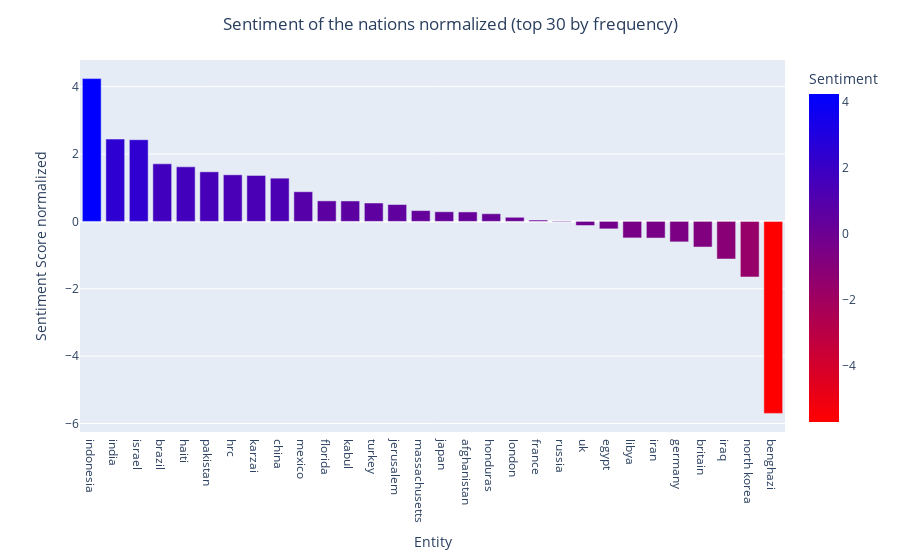

Notebook code for this chart:
### Code cell
plot_entities_normalized(df_entities, top_k=TOP_K).show()

### Figure 1 — Plotly figure (JSON) as saved in the notebook; plotly's stock layout.template omitted (floating-point values rounded to 4 significant figures)
{"data": [{"alignmentgroup": "True", "hovertemplate": "x=%{x}<br>y=%{y}<br>color=%{marker.color}<extra></extra>", "legendgroup": "", "marker": {"color": [4.238, 2.442, 2.425, 1.708, 1.619, 1.471, 1.382, 1.364, 1.282, 0.88, 0.6087, 0.6061, 0.5455, 0.5, 0.32, 0.2857, 0.28, 0.2273, 0.122, 0.04, -0.01852, -0.122, -0.2222, -0.4909, -0.495, -0.6087, -0.7619, -1.118, -1.65, -5.7], "coloraxis": "coloraxis"}, "name": "", "offsetgroup": "", "orientation": "v", "showlegend": false, "textposition": "auto", "type": "bar", "x": ["indonesia", "india", "israel", "brazil", "haiti", "pakistan", "hrc", "karzai", "china", "mexico", "florida", "kabul", "turkey", "jerusalem", "massachusetts", "japan", "afghanistan", "honduras", "london", "france", "russia", "uk", "egypt", "libya", "iran", "germany", "britain", "iraq", "north korea", "benghazi"], "xaxis": "x", "y": [4.238, 2.442, 2.425, 1.708, 1.619, 1.471, 1.382, 1.364, 1.282, 0.88, 0.6087, 0.6061, 0.5455, 0.5, 0.32, 0.2857, 0.28, 0.2273, 0.122, 0.04, -0.01852, -0.122, -0.2222, -0.4909, -0.495, -0.6087, -0.7619, -1.118, -1.65, -5.7], "yaxis": "y"}], "layout": {"barmode": "relative", "coloraxis": {"colorbar": {"title": {"text": "Sentiment"}}, "colorscale": [[0.0, "rgb(255,0,0)"], [1.0, "rgb(0,0,255)"]]}, "legend": {"tracegroupgap": 0}, "margin": {"t": 60}, "title": {"text": "Sentiment of the nations normalized (top 30 by frequency)", "x": 0.5, "xanchor": "center"}, "xaxis": {"anchor": "y", "domain": [0.0, 1.0], "title": {"text": "Entity"}}, "yaxis": {"anchor": "x", "domain": [0.0, 1.0], "title": {"text": "Sentiment Score normalized"}}}}
